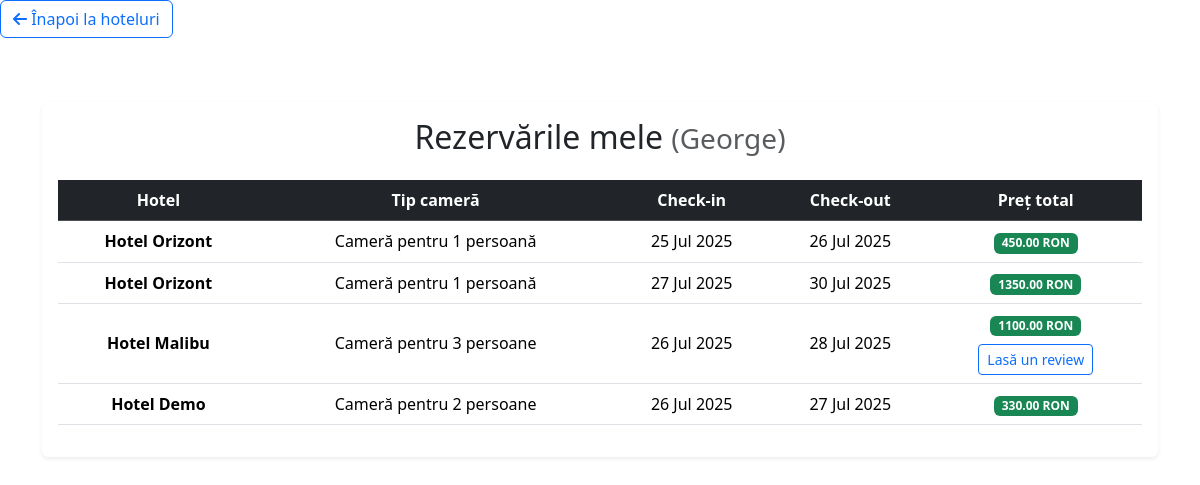
/booking/my-reservations/ (signed in), run on the app's committed database.
### booking/models/user.py (models this page shows)
class CustomUser(AbstractUser):
    age = models.PositiveIntegerField(null=True, blank=True)
    profession = models.CharField(max_length=100, blank=True)

### booking/models/reservation.py (models this page shows, shortened)
class Reservation(models.Model):
    user = models.ForeignKey(settings.AUTH_USER_MODEL, on_delete=models.CASCADE)
    hotel = models.ForeignKey(Hotel, on_delete=models.CASCADE)
    room_type = models.CharField(max_length=3, choices=Hotel.HOTEL_TYPES, editable=False)
    start_date = models.DateField()
    end_date = models.DateField()
    total_price = models.DecimalField(max_digits=8, decimal_places=2, blank=True, null=True)

### booking/models/hotel.py (models this page shows, shortened)
class Hotel(models.Model):
    HOTEL_TYPES = [
        ('1P', 'Cameră pentru 1 persoană'),
        ('2P', 'Cameră pentru 2 persoane'),
        ('3P', 'Cameră pentru 3 persoane'),
        ('APT', 'Apartament'),
    ]
    name = models.CharField(max_length=100)
    location = models.CharField(max_length=100)
    description = models.TextField()
    available_types = models.CharField(max_length=3, choices=HOTEL_TYPES)
    price_per_night = models.DecimalField(max_digits=7, decimal_places=2)

### booking/views/reservation_views.py (the view)
# urls.py: path("my-reservations/", views.my_reservations_view, name="my_reservations"),
@login_required
def my_reservations_view(request):
    reservations = Reservation.objects.filter(user=request.user).select_related('hotel')
    return render(request, 'booking/my_reservations.html', {
        'reservations': reservations,
        'today': date.today(),
    })

### booking/templates/booking/my_reservations.html (shortened to what this page needs)
{% load static %}
<!DOCTYPE html>
<html lang="ro">
<head>
        <a href="{% url 'hotels' %}" class="btn btn-outline-primary mb-3">
            <i class="fas fa-arrow-left"></i> Înapoi la hoteluri
        </a>
    <link href="https://cdn.jsdelivr.net/npm/bootstrap@5.3.3/dist/css/bootstrap.min.css" rel="stylesheet">
    <link href="https://cdnjs.cloudflare.com/ajax/libs/font-awesome/6.5.0/css/all.min.css" rel="stylesheet">
</head>
<body>
    <div class="container mt-5">
        <div class="card shadow-sm border-0">
            <div class="card-body">
                <h2 class="mb-4 text-center">Rezervările mele <small class="text-muted">({{ request.user.username }})</small></h2>
                {% if reservations %}
                    <div class="table-responsive">
                        <table class="table table-hover align-middle text-center">
                            <thead class="table-dark">
                                <tr>
                                    <th>Hotel</th>
                                    <th>Tip cameră</th>
                                    <th>Check-in</th>
                                    <th>Check-out</th>
                                    <th>Preț total</th>
                                </tr>
                            </thead>
                            <tbody>
                                {% for r in reservations %}
                                <tr>
                                    <td><strong>{{ r.hotel.name }}</strong></td>
                                    <td>{{ r.get_room_type_display }}</td>
                                    <td>{{ r.start_date|date:"d M Y" }}</td>
                                    <td>{{ r.end_date|date:"d M Y" }}</td>
                                    <td>
                                        <span class="badge bg-success">{{ r.total_price }} RON</span><br>
                                        {% if today > r.end_date and not r.hotelreview %}
                                            <a href="{% url 'leave_review' r.id %}" class="btn btn-sm btn-outline-primary mt-2">
                                                Lasă un review
                                            </a>
                                        {% endif %}
                                    </td>
                                </tr>
                                {% endfor %}
                            </tbody>
                        </table>
                    </div>
                {% else %}
                    <div class="alert alert-info text-center">
                        Nu ai nicio rezervare momentan.
                    </div>
                {% endif %}
            </div>
        </div>
    </div>
</body>
</html>

### data on the page
CustomUser: user.username "George"
Reservation: hotel.name "Hotel Orizont", room_type "Cameră pentru 1 persoană", start_date "25 Jul 2025", end_date "26 Jul 2025", total_price "450.00"
Reservation: hotel.name "Hotel Orizont", room_type "Cameră pentru 1 persoană", start_date "27 Jul 2025", end_date "30 Jul 2025", total_price "1350.00"
Reservation: hotel.name "Hotel Malibu", room_type "Cameră pentru 3 persoane", start_date "26 Jul 2025", end_date "28 Jul 2025", total_price "1100.00", shows "Lasă un review"
Reservation: hotel.name "Hotel Demo", room_type "Cameră pentru 2 persoane", start_date "26 Jul 2025", end_date "27 Jul 2025", total_price "330.00"
